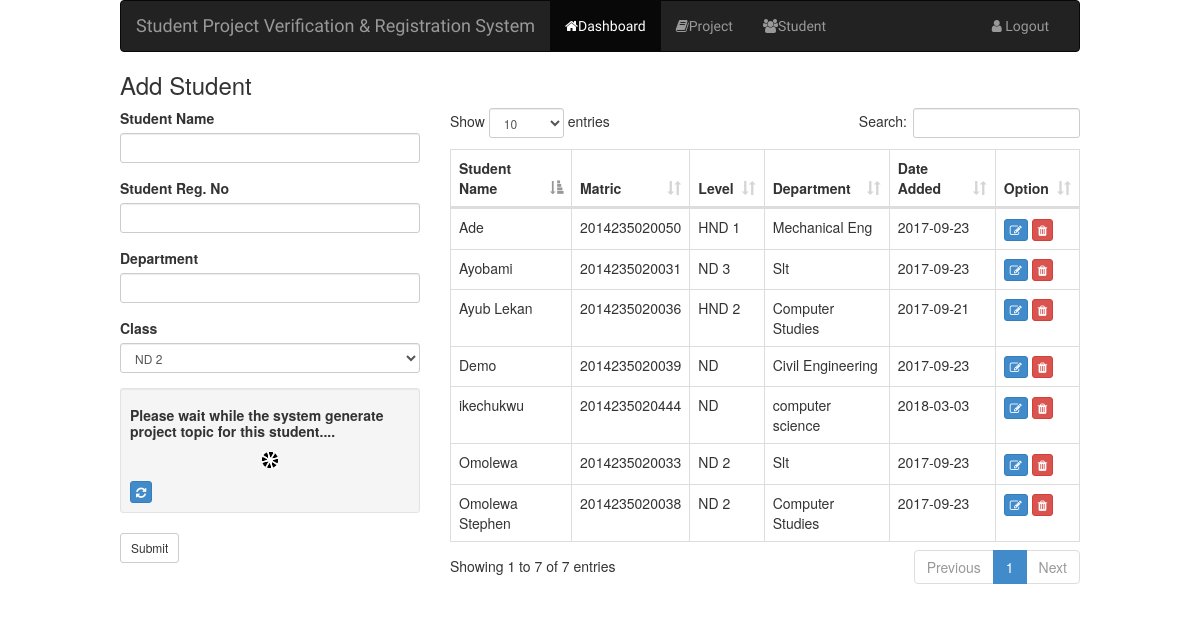
Screenshot of /create-student.php with the database file from the repository.
### tables this page shows
CREATE TABLE IF NOT EXISTS `student` (
  `id` int(11) NOT NULL AUTO_INCREMENT,
  `name` varchar(255) NOT NULL,
  `department` varchar(50) NOT NULL,
  `level` varchar(50) NOT NULL,
  `matric` varchar(50) NOT NULL,
  `date` date NOT NULL,
  `project_id` int(11) NOT NULL,
  PRIMARY KEY (`id`)
);

### all_student.php (the view)
<table class="table table-bordered table-hover project_table">
	<thead>
		<tr>
			<th>Student Name</th>
			<th>Matric</th>
			<th>Level</th>
			<th>Department</th>
      <th>Date Added</th>
			<th>Option</th>
		</tr>
	</thead>
	<tbody>
		<?php
           $query = $db->query("SELECT * FROM student");
             $rows = $query->fetchAll(PDO::FETCH_OBJ);
             foreach($rows as $row){
               $name = $row->name;
               $department = $row->department;
               $level = $row->level;
               $matric = $row->matric;
               $date = $row->date;
        ?>
             <tr>
             	<td><?php echo $name; ?></td>
             	<td><?php echo $matric; ?></td>
             	<td><?php echo $level ?></td>
              <td><?php echo $department ?></td>
              <td><?php echo $date; ?></td>
             	<td>
             	    <a class="btn btn-xs btn-primary" href="edit_std_data.php?id=<?php echo $row->id; ?>"><i class="fa fa-edit"></i></a>
             		  <a class="btn btn-xs btn-danger" onclick="return confirm('Are you sure you want to delete project? ')" href="delete_std_data.php?id=<?php echo $row->id; ?>"><i class="fa fa-trash"></i></a>
             	</td>
             </tr>
        <?php
           }
		?>
	</tbody>
</table>

### css/style.css (style rules this page uses)
body { width: 80%; margin-left: 10%; }

### rows the page displays
student: name "Omolewa Stephen", matric "2014235020038", level "ND 2", department "Computer Studies", date "2017-09-23"
student: name "Ayub Lekan", matric "2014235020036", level "HND 2", department "Computer Studies", date "2017-09-21"
student: name "Ade", matric "2014235020050", level "HND 1", department "Mechanical Eng", date "2017-09-23"
student: name "Demo", matric "2014235020039", level "ND", department "Civil Engineering", date "2017-09-23"
student: name "Ayobami", matric "2014235020031", level "ND 3", department "Slt", date "2017-09-23"
student: name "Omolewa", matric "2014235020033", level "ND 2", department "Slt", date "2017-09-23"
student: name "ikechukwu", matric "2014235020444", level "ND", department "computer science", date "2018-03-03"

### other values shown
PROJECT_NAME "Student Project Verification & Registration System"
